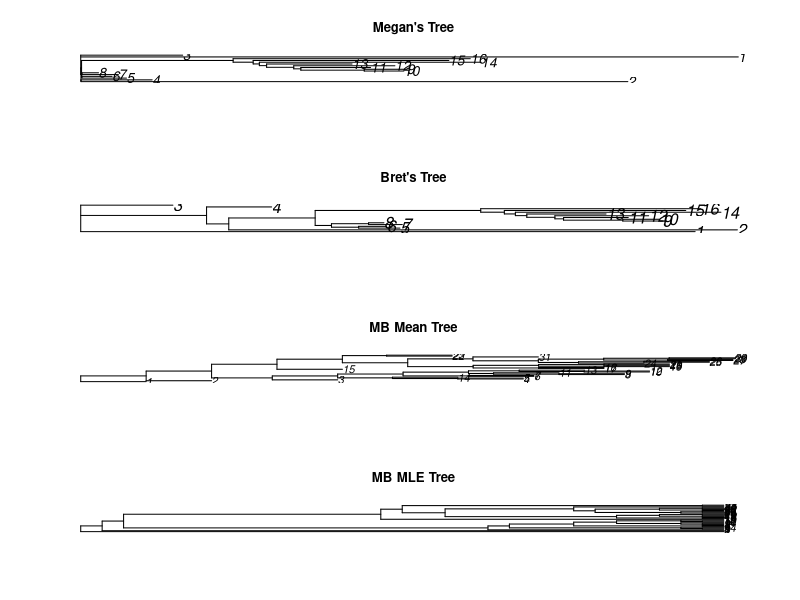

The R script that drew this image:
##simple tree plotter for comparison
##megantree obtained using SturmMean 
##bretstree obtained from bistro .meanTree file
##mbmeantree obtained from Summarize .top file
##mbmletree obtained from mb .trprobs, just the first one in the list

library(ape)
library(phangorn)
library(ggplot2)

megantree = read.tree(text="(((2:0.1927438735,4:0.025078111):0.0000140526,(((5:0.0157158383,6:0.0106549313):0.0000637759,(7:0.0128351116,8:0.0058434656):0.0000881131):0.0000407815,(((((((10:0.0139646715,9:0.0150623794):0.0223360871,11:0.024576325):0.002501214,12:0.035642779):0.0095685883,13:0.03011931):0.0025540794,14:0.0781437038):0.0021825825,15:0.06897316):0.007062942,16:0.0835782763):0.0534217744):0.0002195941):0.0000784927,1:0.2317712883,3:0.0359386623);")
brettree = read.tree(text="(1:0.233571,((2:0.193351,(((5:0.0156856,6:0.0106489):0.0103371,(7:0.0128161,8:0.00584241):0.0141057):0.00619524,(((((((9:0.0150752,10:0.0139554):0.0225195,11:0.0245827):0.00329014,12:0.0356212):0.0106857,13:0.0301256):0.00434469,14:0.0781374):0.00419738,15:0.0689702):0.00897586,16:0.0835472):0.0629424):0.0328496):0.00843738,4:0.0247328):0.0478408,3:0.0350386);")
mbmeantree = read.tree(text="(1:1.000000,(2:1.000000,((3:1.000000,(((4:1.000000,5:1.000000):0.999727,14:1.000000):0.836871,((6:1.000000,7:1.000000):0.999864,(((8:1.000000,9:1.000000):0.999864,11:1.000000):0.383483,((10:1.000000,12:1.000000):0.992319,13:1.000000):0.774692):0.999500):0.999545):0.999545):0.927594,(15:1.000000,((((17:1.000000,16:1.000000):0.999727,((19:1.000000,18:1.000000):0.999864,(20:1.000000,21:1.000000):0.999909):0.999864):0.999682,(((24:1.000000,(25:1.000000,26:1.000000):0.999864):0.613790,((27:1.000000,28:1.000000):0.975001,(30:1.000000,29:1.000000):0.999909):0.999091):0.999409,31:1.000000):0.996909):0.998955,(22:1.000000,23:1.000000):0.677106):0.999455):0.999364):0.999955):1.000000);")
mbmletree = read.tree(text="(1,(2,((3,(((4,5),14),((6,7),(((8,9),11),((10,12),13))))),(15,((((16,17),((18,19),(20,21))),(((24,(25,26)),((27,28),(29,30))),31)),(22,23))))));")
m = matrix(data=c(1,2,3,4), nrow=4, ncol=1, byrow=TRUE)
layout(m)
plot(megantree, main="Megan's Tree", cex=1.25)
plot(brettree, main="Bret's Tree", cex =1.5)
plot(mbmeantree, main="MB Mean Tree", cex=1.00)
plot(mbmletree, main="MB MLE Tree", cex=1.00)
